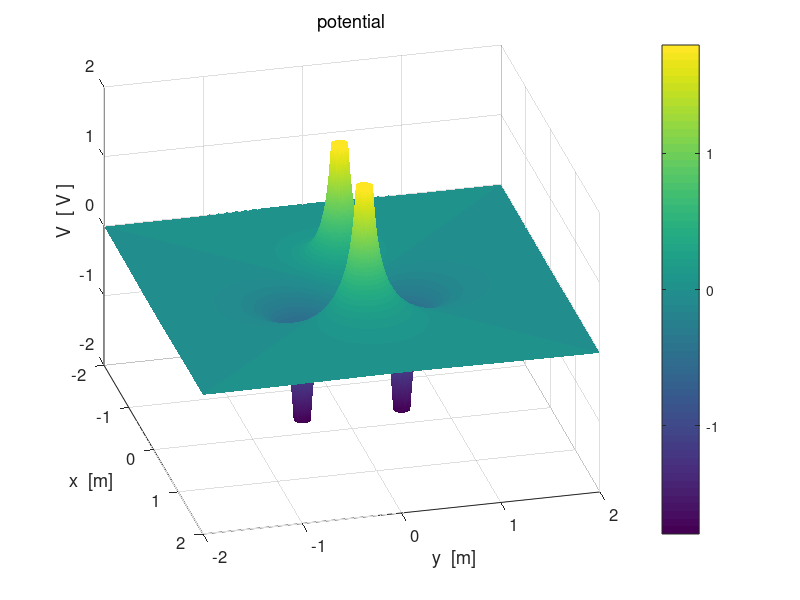

Write the MATLAB code that produced this figure. (Note: this script raises an error after producing the figure.)
% cemVE07.m
% 18 april 2016
% Ian Cooper
% School of Physics, University of Sydney
% ../mphome.htm

% Potential and Electric Field in [2D] region
% [2D] quadrupole: 4 charges, equal magnitude, alternating signs at the 
%                  corners of a square                       



clear all
close all
clc
tic



% INPUTS  ================================================================

% Number of grid point    [N = 10001]
   N = 1001;
   
% Charge  Q = [10, 0, 0, 0, 0] 
   Q = [20, -20, 20, -20, 0] .* 1e-6;
   
% Radius of circular charged conductor;   
   a = 0.1;
   
% X & Y components of position of charges  [0, 0, 0, 0, 0]
   xC = [0.5,  0 ,  -0.5,   0 ,   0];
   yC = [ 0 , 0.5,   0  , -0.5, 0];

% 5 random charges   uncomment to run the program for 5 random charges
%   Q = (1 + 9 .* rand(5,1)) .* 1e-6;
%   xC = -2 + 4 .* rand(5,1); 
%   yC = -2 + 4 .* rand(5,1); 

% constants
   eps0 = 8.854e-12;
   kC = 1/(4*pi*eps0);
   
% Dimensions of region / saturation levels
%   [dimensions of region -2 to 2 / minR = 1e-6 / Esat = 1e6 / Vsat = 1e6]
   minX = -2;  
   maxX =  2;
   minY = -2;
   maxY =  2;
   minR = 1e-6;
   minRx = 1e-6;
   minRy = 1e-6;
   Vsat = kC * max(abs(Q)) / a;
   Esat = kC * max(abs(Q)) / a^2;
   
% SETUP  =================================================================
   
  % fields
    V = zeros(N,N);
    Ex = zeros(N,N); Ey = zeros(N,N);
  % [2D] region
    x  = linspace(minX,maxX,N);
    y = linspace(minY, maxY,N);
    
  % color of charged object  +  red   /   - black
    col1 = [1 0 0];
    col2 = [0 0 0];
    %if Q(1) < 0; col1 = [0 0 0]; end;
        
  % grid positions
    [xG, yG] = meshgrid(x,y);


% CALCULATION: POTENTIAL & ELECTRIC FIELD ================================

for n = 1 : 4
   Rx = xG - xC(n);
   Ry = yG - yC(n);
   
   index = find(abs(Rx)+ abs(Ry) == 0); 
   Rx(index) = minRx;  Ry(index) = minRy;
   
   R = sqrt(Rx.^2 + Ry.^2);
   R(R==0) = minR;
   V = V + kC .* Q(n) ./ (R);
   
   R3 = R.^3;
   Ex = Ex + kC .* Q(n) .* Rx ./ R3;
   Ey = Ey + kC .* Q(n) .* Ry ./ R3;
end

   if max(max(V)) >=  Vsat; V(V > Vsat)  = Vsat; end;
   if min(min(V)) <= -Vsat; V(V < -Vsat) = -Vsat; end;

   E = sqrt(Ex.^2 + Ey.^2);
   if max(max(E)) >=  Esat; E(E >  Esat)  =  Esat; end;
   if min(min(E)) <= -Esat; E(E < -Esat)  = -Esat; end;
   
   if max(max(Ex)) >=  Esat; Ex(Ex >  Esat)  =  Esat; end;
   if min(min(Ex)) <= -Esat; Ex(Ex < -Esat)  = -Esat; end;
   
   if max(max(Ey)) >=  Esat; Ey(Ey >  Esat)  =  Esat; end;
   if min(min(Ey)) <= -Esat; Ey(Ey < -Esat)  = -Esat; end;
   

% GRAPHICS ===============================================================

%%

figure(1)   % 11111111111111111111111111111111111111111111111111111111111
   set(gcf,'units','normalized','position',[0.01 0.52 0.23 0.32]);
   surf(xG,yG,V./1e6);
   
   xlabel('x  [m]'); ylabel('y  [m]'); zlabel('V  [ V ]');
   title('potential','fontweight','normal');
   
   rotate3d
   view(76,32);
   set(gca,'fontsize',12)
   set(gca,'xLim',[-2, 2]); set(gca,'yLim',[-2, 2]);
   
   shading interp;
   h = colorbar;
   h.Label.String = 'V   [ MV ]';
   colormap(parula);
   axis square
   box on

%%   
figure(2)   %2222222222222222222222222222222222222222222222222222222222222
   set(gcf,'units','normalized','position',[0.25 0.52 0.23 0.32]);
   zP = V./1e6;
   contourf(xG,yG,zP,16);
   %set(gca,'xLim',[-5,5]); set(gca,'yLim', [-5, 5]);
   %set(gca,'xTick',-5:5); set(gca,'yTick', -5:5);
   hold on
   
   % charged conductors 
      col = col1;
      if Q(1) < 0; col = col2; end;
      pos1 = [-a+xC(1), -a+yC(1), 2*a, 2*a];
      h = rectangle('Position',pos1,'Curvature',[1,1]);
      set(h,'FaceColor',col,'EdgeColor',col);
      
      col = col1;
      if Q(2) < 0; col = col2; end;
      pos2 = [-a-xC(2), -a+yC(2), 2*a, 2*a];
      h = rectangle('Position',pos2,'Curvature',[1,1]);
      set(h,'FaceColor',col,'EdgeColor',col);
      
      col = col1;
      if Q(3) < 0; col = col2; end;
      pos3 = [-a+xC(3), -a+yC(3), 2*a, 2*a];
      h = rectangle('Position',pos3,'Curvature',[1,1]);
      set(h,'FaceColor',col,'EdgeColor',col);
      
   
   xlabel('x  [m]'); ylabel('y  [m]');
   title('potential','fontweight','normal');
      
   shading interp
   h = colorbar;
   h.Label.String = 'V   [ MV ]';
   colormap(parula);
   
   
   set(gca,'fontsize',12);
   axis square
   box on

%%

figure(3)   % 33333333333333333333333333333333333333333333333333333333333
   set(gcf,'units','normalized','position',[0.49 0.52 0.23 0.32]);
       c = 0; yStep = zeros(1,5);
       
      for n = ceil(N/2) : ceil(N/10): N
   %  for n = [1 11 21 31 41 51]
        xP = xG(n,:); yP = V(n,:)./1e6;
        plot(xP,yP,'linewidth',2);
        hold on
        c = c+1;
        yStep(c) = yG(n,1);
     end
     
       %tt = num2str(yStep,2);
       %tm1 = 'y  =  ';
       %tm2 = tt;
       %tm = [tm1 tm2];
       tm = 'Potential profiles for different y values';
       xlabel('x  [m]'); ylabel('V  [ MV ]');
       set(gca,'fontsize',12)  
       h_title = title(tm);
       set(h_title,'fontsize',12,'FontWeight','normal');
       %set(gca,'xTick',-5:5);
       tm1 = num2str(yStep(1),2);
       tm2 = num2str(yStep(2),2); tm3 = num2str(yStep(3),2);
       tm4 = num2str(yStep(4),2);  tm5 = num2str(yStep(5),2);
       %tm6 = num2str(yStep(6),3);
       h = legend(tm1,tm2,tm3,tm4,tm5,'Orientation','horizontal');
       set(h,'Location','northOutside');
      % 
%%
figure(4)   % 4444444444444444444444444444444444444444444444444444444444
     set(gcf,'units','normalized','position',[0.73 0.52 0.23 0.32]);
     
     c = 0; yStep = zeros(1,5);
     for n = ceil(N/2) : ceil(N/10): N
   %  for n = [1 11 21 31 41 51]
        xP = xG(n,:); yP = E(n,:)./1e6;
        plot(xP,yP,'linewidth',2);
        hold on
        c = c+1;
        yStep(c) = yG(n,1);
     end
     
    xlabel('x  [m]'); ylabel('| E |  [ MV/m ]');
    tm = '| E | profiles for different y values';
    h = title(tm);
    set(h,'fontsize',12,'FontWeight','normal');
       
    tm1 = num2str(yStep(1),2);
    tm2 = num2str(yStep(2),2); tm3 = num2str(yStep(3),2);
    tm4 = num2str(yStep(4),2);  tm5 = num2str(yStep(5),2);
    h = legend(tm1,tm2,tm3,tm4,tm5);
    set(h,'Orientation','horizontal','Location','northOutside'); 
       
    set(gca,'fontsize',12);
    box on;

%%    
figure(5)   % 5555555555555555555555555555555555555555555555555555555555
set(gcf,'units','normalized','position',[0.01 0.1 0.23 0.32]);
   surf(xG,yG,E./1e6);
   
   xlabel('x  [m]'); ylabel('y  [m]'); zlabel('E  [ V / m ]');
   title('electric field | E |','fontweight','normal');
   
  
   colorbar
   shading interp
   h =  colorbar;
   h.Label.String = '| E |   [ MV/m ]';
   rotate3d
   view(30,50);
   
   axis square
   set(gca,'fontsize',12) 
   box on
   
%%
figure(6)   % 66666666666666666666666666666666666666666666666666666666666
   set(gcf,'units','normalized','position',[0.25 0.1 0.23 0.32]);  
   contourf(xG,yG,V./1e6,12)
      
   xlabel('x  [m]'); ylabel('y  [m]');
   title('potential','fontweight','normal');
  
   hold on
     
   % Electric field lines
   %     need to reverse the direction of streamlines for neg charges
   Ns = abs(Q(2)/Q(1));       % ratio of charges
   A = pi/6;   
   
   % Charge 1 
      %ang = pi/3  :pi/3 : 2*pi-pi/3;      % same charge
      %ang = [pi/3 2*pi/6 3*pi/6 4*pi/6 pi/6 0*pi/6 7*pi/6 8*pi/6 9*pi/6  11*pi/6];  
      
      %ang1 = [0*A 1*A 2*A 3*A 4*A 5*A 6*A 7*A 8*A 9*A  ];
      ang1 = linspace(5,355,20); 
      ang1 = deg2rad(ang1);
      if Q(1) > 0;
          p3 = Ex; p4 = Ey;
      else 
          p3 = -Ex; p4 = -Ey;
          
      end
      sx = xC(1) + a .* cos(ang1); sy = yC(1) + a .* sin(ang1);
      %sx(sy==0) = sx(1); sy(sy==0) = sy(1);
      h = streamline(xG,yG,p3,p4,sx,sy);
      set(h,'linewidth',2,'color',[1 1 1]);
          
   % Charge 2 
      %ang = [-A 0*A 1*A 3*A 4*A 5*A 6*A 7*A 8*A 9*A   ];
      ang2 = ang1 + pi/2;
      if Q(2) > 0;
          p3 = Ex; p4 = Ey;
      else 
          p3 = -Ex; p4 = -Ey;
      end
      
      sx = xC(2) + a .* cos(ang2); sy = yC(2) + a .* sin(ang2);
      h = streamline(xG,yG,p3,p4,sx,sy);
      set(h,'linewidth',2,'color',[1 1 1]);
      
   % Charge 3 
      
      if Q(3) > 0;
          p3 = Ex; p4 = Ey;
      else 
          p3 = -Ex; p4 = -Ey;
      end
      
      %ang3 = [1*A 2*A 3*A 4*A 5*A 7*A 8*A 9*A 10*A 11*A  ];
      ang3 = ang1 + pi;
      sx = xC(3) + a .* cos(ang3); sy = yC(3) + a .* sin(ang3);
      h = streamline(xG,yG,p3,p4,sx,sy);
      set(h,'linewidth',2,'color',[1 1 1]);
      
     % Charge 4 
      
      if Q(4) > 0;
          p3 = Ex; p4 = Ey;
      else 
          p3 = -Ex; p4 = -Ey;
      end
      
      %ang3 = [1*A 2*A 3*A 4*A 5*A 7*A 8*A 9*A 10*A 11*A  ];
      ang4 = ang1 - pi/2;
      sx = xC(4) + a .* cos(ang4); sy = yC(4) + a .* sin(ang4);
      h = streamline(xG,yG,p3,p4,sx,sy);
      set(h,'linewidth',2,'color',[1 1 1]);  
      
      % charged conductors 
      col = col1;
      if Q(1) < 0; col = col2; end;
      pos1 = [-a+xC(1), -a+yC(1), 2*a, 2*a];
      h = rectangle('Position',pos1,'Curvature',[1,1]);
      set(h,'FaceColor',col,'EdgeColor',col);
      
      col = col1;
      if Q(2) < 0; col = col2; end;
      pos2 = [-a-xC(2), -a+yC(2), 2*a, 2*a];
      h = rectangle('Position',pos2,'Curvature',[1,1]);
      set(h,'FaceColor',col,'EdgeColor',col);
      
      col = col1;
      if Q(3) < 0; col = col2; end;
      pos3 = [-a+xC(3), -a+yC(3), 2*a, 2*a];
      h = rectangle('Position',pos3,'Curvature',[1,1]);
      set(h,'FaceColor',col,'EdgeColor',col);
      
      col = col1;
      if Q(4) < 0; col = col2; end;
      pos4 = [-a+xC(4), -a+yC(4), 2*a, 2*a];
      h = rectangle('Position',pos4,'Curvature',[1,1]);
      set(h,'FaceColor',col,'EdgeColor',col);
        
   shading interp
   h = colorbar;
   h.Label.String = 'V   [ MV ]';
   h = colormap('parula');
   beta = 0.5;
   brighten(h,beta);
      
   set(gca,'xLim',[minX,maxX]); set(gca,'yLim', [minY, maxY]);
  
   axis square;
   box on;
     
%%
figure(7)   % 7777777777777777777777777777777777777777777777777777777777
   set(gcf,'units','normalized','position',[0.49 0.1 0.23 0.32]);
   pcolor(xG,yG,E./1e6);
   
   xlabel('x  [m]'); ylabel('y  [m]');
   title('electric field | E | ','fontweight','normal');
   
   %set(gca,'xLim',[-5,5]); set(gca,'yLim', [-5, 5]);
   %set(gca,'xTick',-5:5); set(gca,'yTick', -5:5);
   
   shading interp
   h = colorbar;
   h.Label.String = '|E|   [ MV/m ]';
   
   axis square
   set(gca,'fontsize',12)
   box on   
   

 
%%       
figure(8)    % 8888888888888888888888888888888888888888888888888888888888
     set(gcf,'units','normalized','position',[0.73 0.1 0.23 0.32]); 
     hold on
     index1 = 51 : 50 : 951;
     index1 = [index1 500 502];
     index2 = index1;
          
     p1 = xG(index1, index2); p2 = yG(index1, index2);
     
     % scaling of electric field lines: unit length
        p3 = Ex(index1, index2)./(E(index1,index2));
        p4 = Ey(index1, index2)./(E(index1,index2));
     % no scaling of electric field lines
     %  p3 = Ex(index1, index2); p4 = Ey(index1, index2); 
     
     h = quiver(p1,p2,p3,p4,'autoscalefactor',0.8);
     set(h,'color',[0 0 1],'linewidth',1.2)
     
      hold on
      
      % charged conductors 
      col = col1;
      if Q(1) < 0; col = col2; end;
      pos1 = [-a+xC(1), -a+yC(1), 2*a, 2*a];
      h = rectangle('Position',pos1,'Curvature',[1,1]);
      set(h,'FaceColor',col,'EdgeColor',col);
      
      col = col1;
      if Q(2) < 0; col = col2; end;
      pos2 = [-a-xC(2), -a+yC(2), 2*a, 2*a];
      h = rectangle('Position',pos2,'Curvature',[1,1]);
      set(h,'FaceColor',col,'EdgeColor',col);
      
      col = col1;
      if Q(3) < 0; col = col2; end;
      pos3 = [-a+xC(3), -a+yC(3), 2*a, 2*a];
      h = rectangle('Position',pos3,'Curvature',[1,1]);
      set(h,'FaceColor',col,'EdgeColor',col);
      
      col = col1;
      if Q(4) < 0; col = col2; end;
      pos4 = [-a+xC(4), -a+yC(4), 2*a, 2*a];
      h = rectangle('Position',pos4,'Curvature',[1,1]);
      set(h,'FaceColor',col,'EdgeColor',col);
     
     xlabel('x  [m]'); ylabel('y  [m]');
     title('direction of scaled E at grid points','fontweight','normal');
     
     set(gca,'xLim',[-2,2]); set(gca,'yLim', [-2, 2]);
     axis([-2 2 -2 2]);
     axis equal
     box on
 
     %%

     toc
     
   
